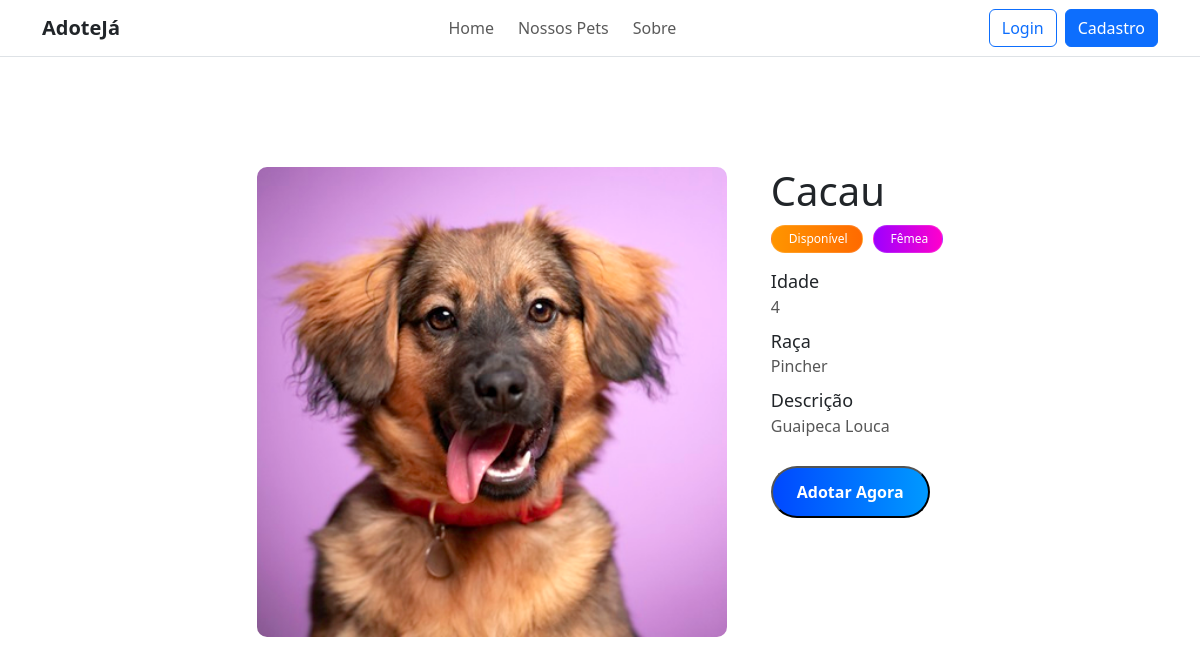
The app's page /pets/detalhes/4 with its own data.
### pets/models.py (models this page shows, shortened)
class Cachorro(models.Model):
    nome = models.CharField(max_length=100)
    idade = models.IntegerField()
    sexo = models.CharField(
        max_length=20,
        choices=[('Macho', 'Macho'), ('Fêmea', 'Fêmea')]
    )
    raca = models.CharField(max_length=100)
    descricao = models.TextField()
    imagem = models.ImageField(upload_to='cachorros/')
    status = models.CharField(
        max_length=20,
        choices=[('Disponível', 'Disponível'), ('Adotado', 'Adotado'), ('Em processo','Em processo')],
        default='Disponível'
    )

### pets/views.py (the view)
# urls.py: path('detalhes/<int:id>', views.detalhes_cachorro, name='detalhes_cachorro'),
def detalhes_cachorro(request, id):
    cachorro = get_object_or_404(Cachorro, id=id)
    return render(request, 'pet_info.html', {'cachorro':cachorro})

### pets/templates/pet_info.html (shortened to what this page needs)
{% load static %}
<!DOCTYPE html>
<html lang="en">
<head>
    <link rel="stylesheet" href="{% static 'pets/css/pet_info.css' %}" />
    <link
      rel="stylesheet"
      type="text/css"
      href="https://cdn.jsdelivr.net/npm/@phosphor-icons/web@2.1.1/src/regular/style.css"
    />
    <link
      rel="stylesheet"
      type="text/css"
      href="https://cdn.jsdelivr.net/npm/@phosphor-icons/web@2.1.1/src/fill/style.css"
    />
</head>
<body>
    {% include 'partials/navbar.html' %}
    <div class="info-container">
      <div class="info-box">
        <div class="pet-img">
          <img src="{{ cachorro.imagem.url }}" alt="">
        </div>
        <div class="pet-info-container">
          <div class="pet-nome">
            <h1>{{ cachorro.nome }}</h1>
            <div class="tags">
              <div class="tag">
                {{ cachorro.status }}
              </div>
              {% if cachorro.sexo == 'Fêmea' %}
                <div class="tag" id="sexo_femea">
                  {{ cachorro.sexo }}
                </div>
              {% endif %}
            </div>
          </div>
          <div class="pet-info">
            <h4>Idade</h4><p class="idade">{{ cachorro.idade }}</p>
            <h4>Raça</h4><p>{{ cachorro.raca }}</p>
            <h4>Descrição</h4><p class="descricao">{{ cachorro.descricao }}</p>
          </div>
          <form method="POST" action="{% url 'adotar_pet' cachorro.id %}">
            <button type="submit" class="button-adotar">Adotar Agora</button>
          </form>
        </div>
      </div>
    </div>
</body>
</html>

### pets/static/pets/css/pet_info.css (style rules this page uses)
body { text-align: center; background-color: #f4f4f4; font-family: 'Inter', sans-serif; }
.tags { display: flex; width: 100%; max-width: fit-content; gap: 10px; flex-wrap: wrap; }
.tag { display: flex; flex-direction: row; gap: 3px; border: 1px solid #ffffff24; padding: 4px 14px; background: linear-gradient(90deg, #FF9500, #FF6A00); font-size: 12px; color: white; font-weight: 500; border-radius: 100px; justify-content: center; align-items: center; }
#sexo_femea { background: linear-gradient(90deg, #9d00ff, #ff00cc); }
.pet-img img { width: 470px; height: 470px; border-radius: 10px; object-fit: cover; }
.info-container { display: flex; padding: 14px; justify-content: center; align-items: center; gap: 10px; margin-top: 12vh; }
.info-box { display: flex; flex-direction: row; gap: 44px; flex-wrap: wrap; justify-content: center; }
.pet-info-container { display: flex; flex-direction: column; gap: 18px; }
.pet-nome { display:flex; flex-direction: column; align-items: start; justify-content: center; gap: 10px; }
.pet-nome h1 { margin: 0; width: fit-content; }
.button-adotar { text-decoration: none; color: inherit; padding: 12px 24px; background: linear-gradient(90deg, #0048ff, #0099ff); border-radius: 100px; font-weight: 600; color: white; text-align: center; }

### records on screen
Cachorro: imagem (picture), nome "Cacau", status "Disponível", sexo "Fêmea", idade "4", raca "Pincher", descricao "Guaipeca Louca"
